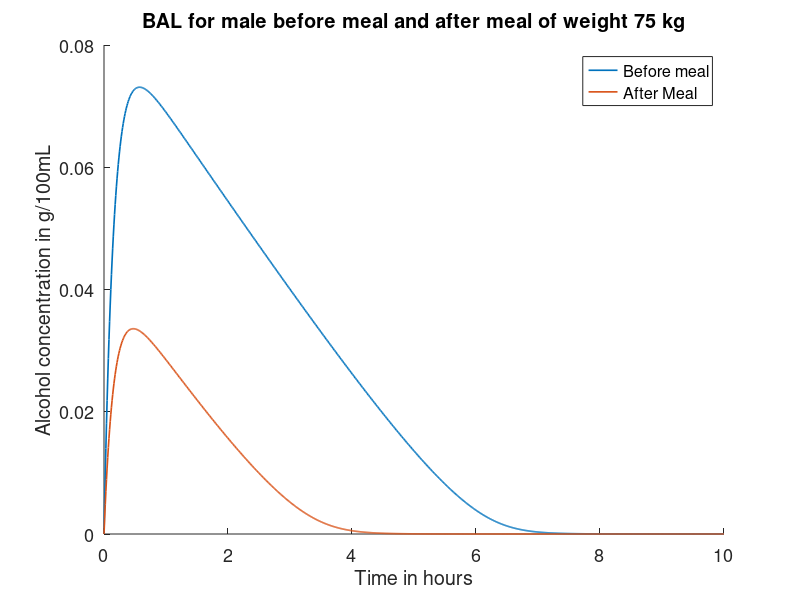

The MATLAB script that drew this image:
close all;
clear all;
total = 10;
dt = 0.01;
iter = total / dt + 1;
ws = 75;
for wi = 1 : 1
    w = ws;
    Cs = [0.67 * w, 0.82 * w];
    n = 3;
    k1 = 6;set(gca,'fontsize',13)
hold on
    k2s = [k1, k1 / 2];
    M = 0.005;
    for ci = 1 : 1 
        C = Cs(ci);
        k3 = 8 / (10 * C);
        I = (14 * n) / (10 * C);
        for ki = 1 : 2
            k2 = k2s(ki);
            x = zeros(iter, 1);
            y = zeros(iter, 1);
            t = zeros(iter, 1);
            x(1) = I;
            for i = 2 : iter
                x(i) = x(i - 1) - dt * (k1 * x(i - 1));
                y(i) = y(i - 1) + dt * (k2 * x(i - 1) - (k3 * y(i - 1)) / (y(i - 1) + M));
                t(i) = t(i - 1) + dt;
            end;
            plot(t, y,'lineWidth',1.2)
            hold on;
        end;
    end;
end;
title('BAL for male before meal and after meal of weight 75 kg');
ylabel('Alcohol concentration in g/100mL')
xlabel('Time in hours')
legend('Before meal', 'After Meal');